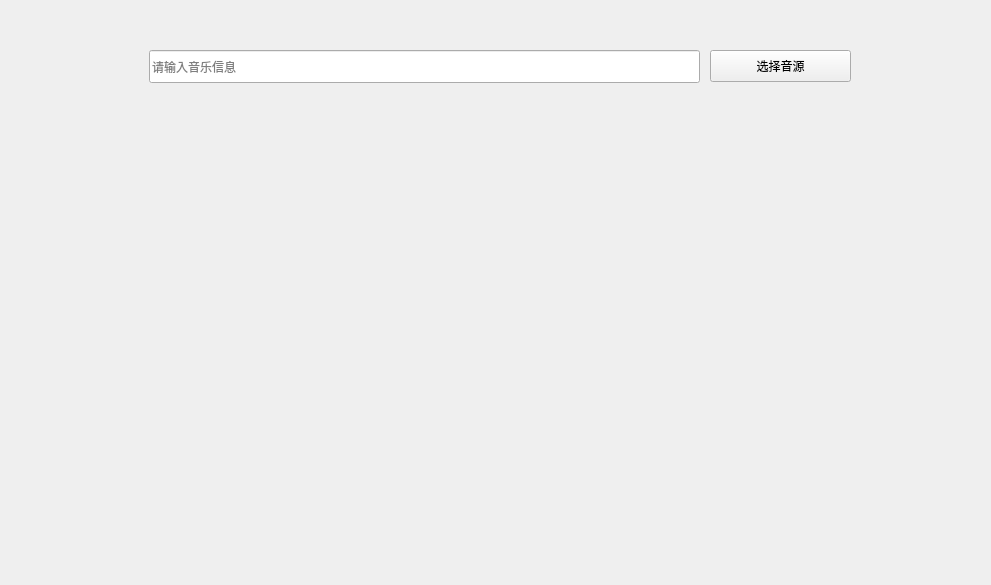
<?xml version="1.0" encoding="UTF-8"?>
<ui version="4.0">
 <class>searchWindow</class>
 <widget class="QWidget" name="searchWindow">
  <property name="geometry">
   <rect>
    <x>0</x>
    <y>0</y>
    <width>991</width>
    <height>585</height>
   </rect>
  </property>
  <property name="windowTitle">
   <string/>
  </property>
  <widget class="QLabel" name="bgLabel">
   <property name="geometry">
    <rect>
     <x>0</x>
     <y>0</y>
     <width>991</width>
     <height>585</height>
    </rect>
   </property>
   <property name="text">
    <string/>
   </property>
   <property name="alignment">
    <set>Qt::AlignCenter</set>
   </property>
  </widget>
  <widget class="SearchLineEdit" name="searchLineEdit">
   <property name="geometry">
    <rect>
     <x>149</x>
     <y>50</y>
     <width>551</width>
     <height>33</height>
    </rect>
   </property>
   <property name="placeholderText">
    <string>请输入音乐信息</string>
   </property>
  </widget>
  <widget class="ComboBox" name="sourceBox">
   <property name="geometry">
    <rect>
     <x>710</x>
     <y>50</y>
     <width>141</width>
     <height>32</height>
    </rect>
   </property>
   <property name="text">
    <string>选择音源</string>
   </property>
   <property name="icon">
    <iconset>
     <normaloff>../Image/icon.ico</normaloff>../Image/icon.ico</iconset>
   </property>
  </widget>
 </widget>
 <customwidgets>
  <customwidget>
   <class>ComboBox</class>
   <extends>QPushButton</extends>
   <header>qfluentwidgets</header>
  </customwidget>
  <customwidget>
   <class>LineEdit</class>
   <extends>QLineEdit</extends>
   <header>qfluentwidgets</header>
  </customwidget>
  <customwidget>
   <class>SearchLineEdit</class>
   <extends>LineEdit</extends>
   <header>qfluentwidgets</header>
  </customwidget>
 </customwidgets>
 <resources/>
 <connections/>
</ui>
